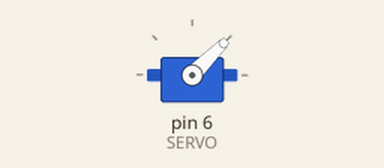
Recording of a sketch running on a simulated Arduino Uno, built with avr-gcc and run on an emulated ATmega328P. Shown: servo.

Above: at 0.05 s.
At 8.8 s:
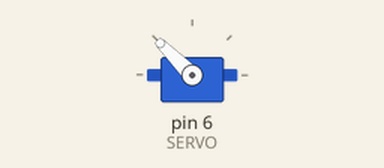
Timing chart, 0 to 11.4 s (numbered marks = the images above):
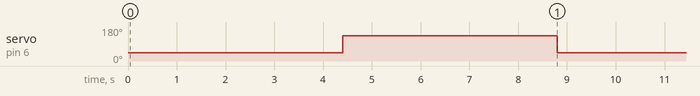

The sketch:

cluster_pocket.ino.ino
```cpp
#include <Servo.h>

#define SERVO 6 // Porta Digital 6 PWM

Servo s; // Variável Servo
int pos; // Posição Servo
int ang;

void setup ()
{
  s.attach(SERVO);
  Serial.begin(9600);
  s.write(0); // Inicia motor posição zero
}

void loop()
{
  if (ang == 45)
    ang = 135;
  else
    ang = 45;
  s.write(ang);
  delay(4400);
}
```

Measured:
- by itself, servo on pin 6 (SERVO): alternates 135° for 4.4 s and 45° for 4.4 s
